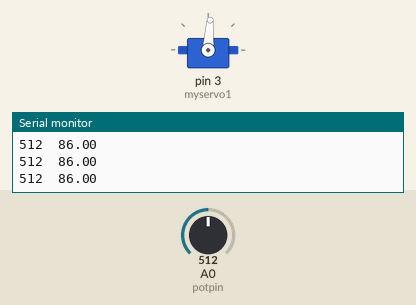
This sketch was run on a simulated Arduino Uno, built with avr-gcc and run on an emulated ATmega328P. On the bench: servo, the last lines printed to the serial monitor. Inputs (shaded band) come from the test bench; at power-on: A0 (potpin) = 512.

Above: at 1.2 s.
1.3 s: A0 (potpin) set to 716
At 2.1 s:
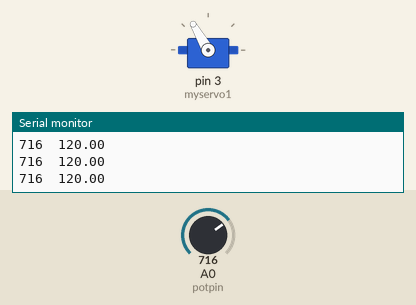
2.8 s: A0 (potpin) set to 900
At 3.3 s:
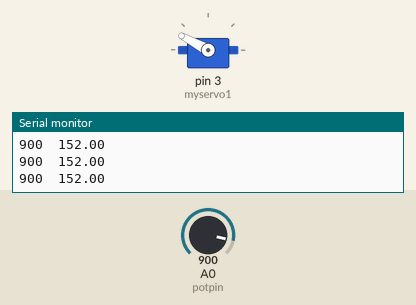
4.3 s: A0 (potpin) set to 1023
At 5.5 s:
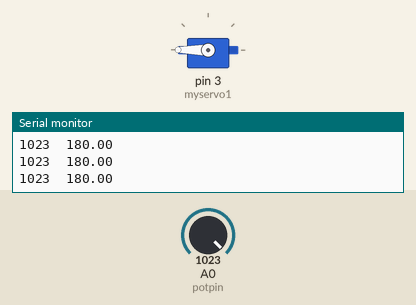
5.8 s: A0 (potpin) set to 306
At 6.7 s:
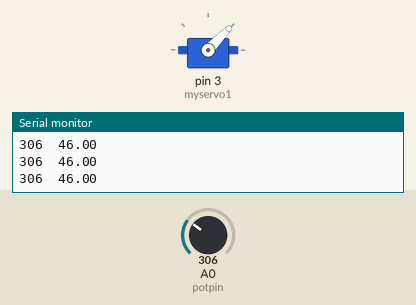
7.3 s: A0 (potpin) set to 122
At 7.8 s:
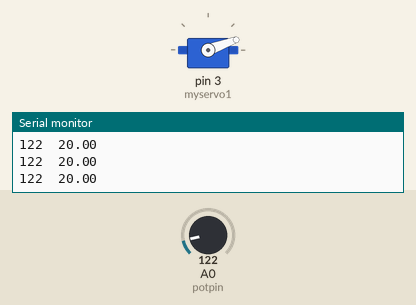
8.8 s: A0 (potpin) set to 104
At 10.0 s:
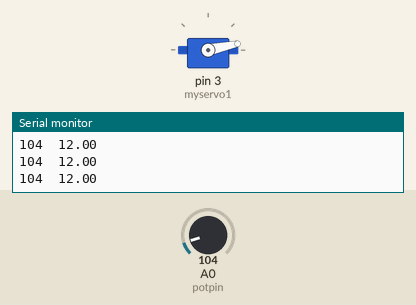
10.3 s: A0 (potpin) set to 94
Timing chart, 0 to 12.8 s (numbered marks = the images above; inputs shaded):
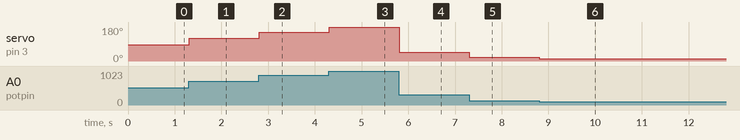

Measured:
- after the input at 1.3 s, servo on pin 3 (myservo1): 86° → 120° at once
- after the input at 2.8 s, servo on pin 3 (myservo1): 120° → 152° at once
- after the input at 4.3 s, servo on pin 3 (myservo1): 152° → 180° at once
- after the input at 5.8 s, servo on pin 3 (myservo1): 180° → 46° at once
- after the input at 7.3 s, servo on pin 3 (myservo1): 46° → 20° at once
- after the input at 8.8 s, servo on pin 3 (myservo1): 20° → 12° at once

The sketch:

potentiometer_measure_for_servo_motor.ino
```cpp
#include <Servo.h>
Servo myservo1;
int potpin= 0;
int val = 0;
float angle = 0;
void setup() {
  // put your setup code here, to run once:
myservo1.attach(3);
myservo1.write(0);
Serial.begin(9600); // Starts the serial communication
}

void loop() {
  // put your main code here, to run repeatedly:
val = analogRead(potpin);
angle = ((((((val/11)*9)/31)*10)/3)*2);
myservo1.write(angle);
Serial.print(val);
Serial.print("  ");
Serial.println(angle);
}
```
